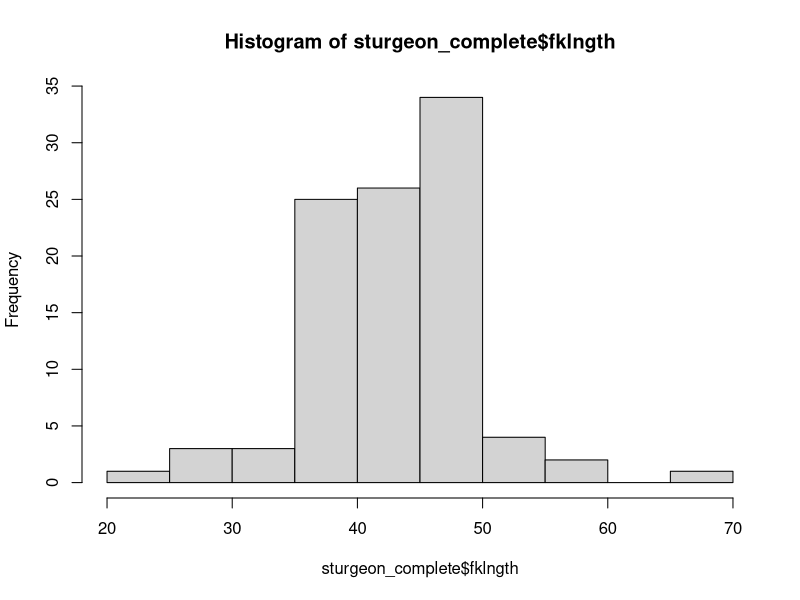
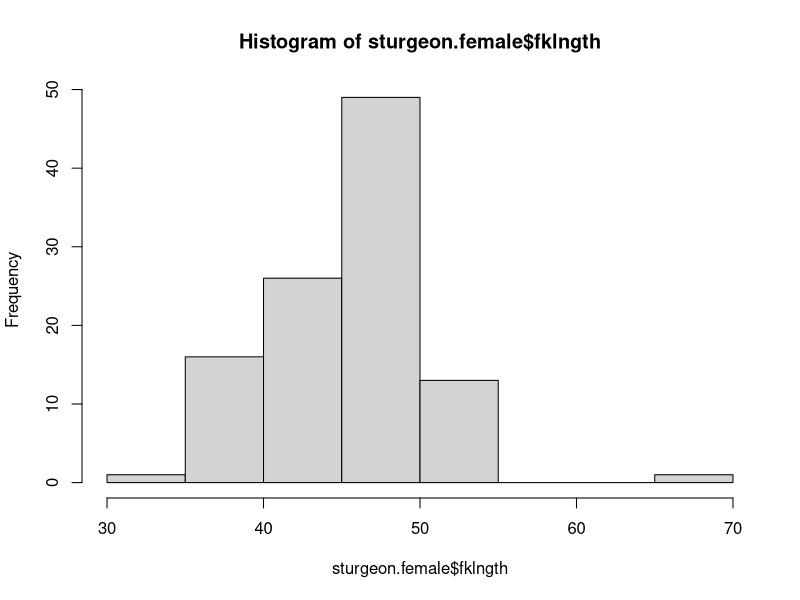
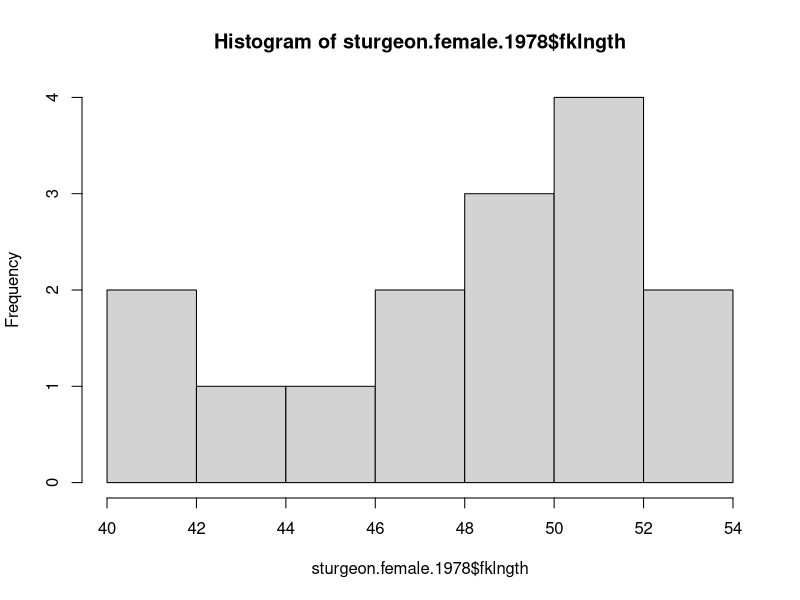
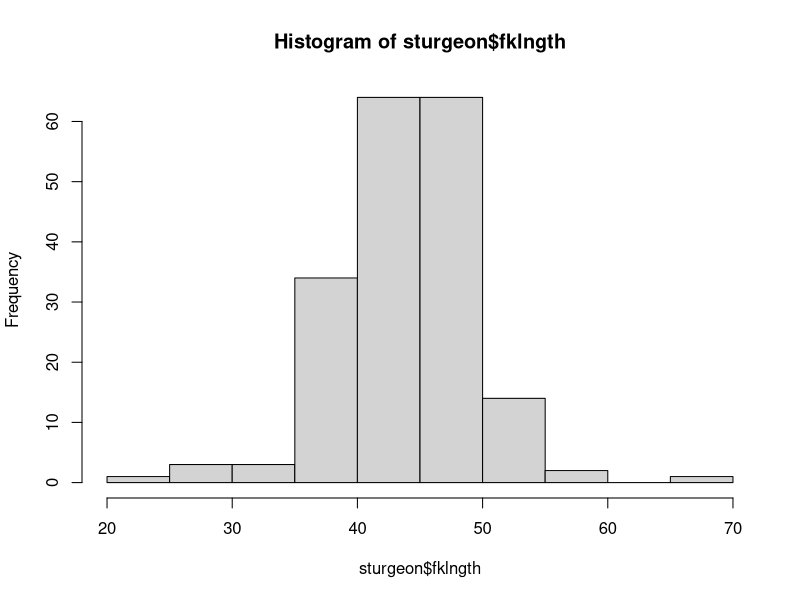
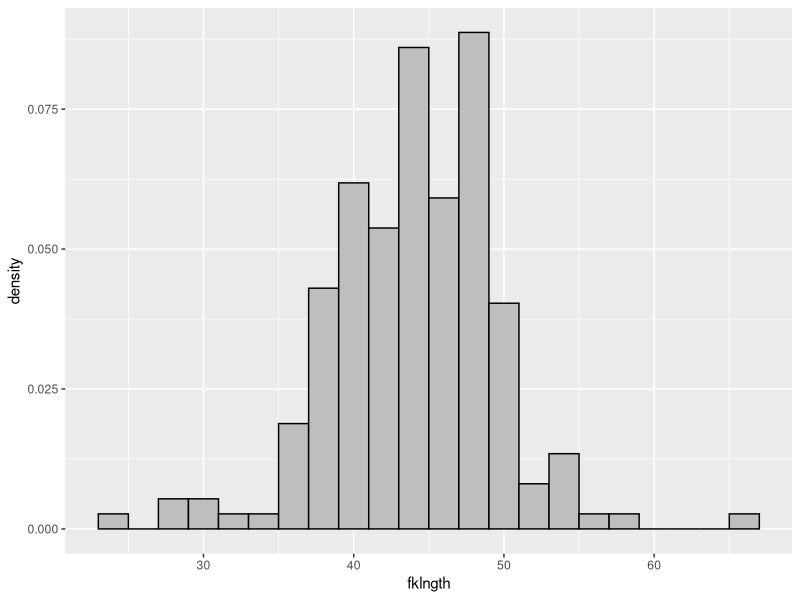
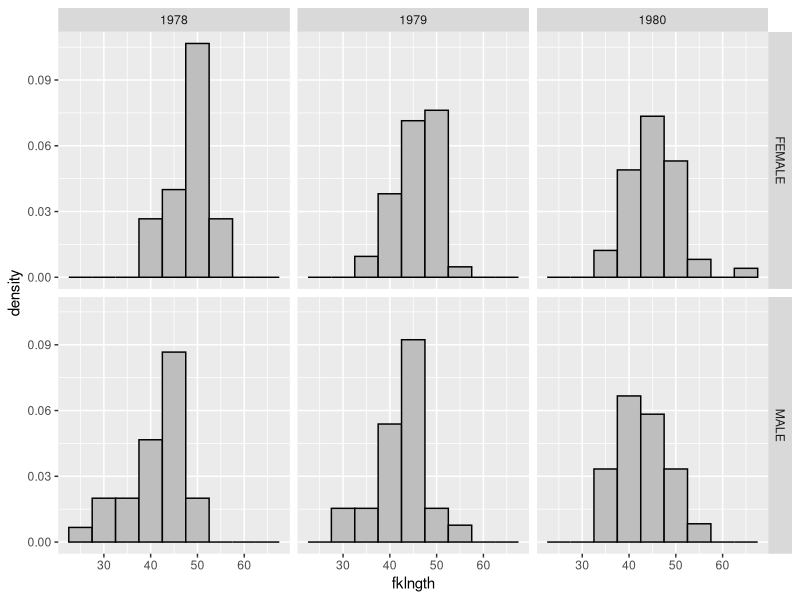
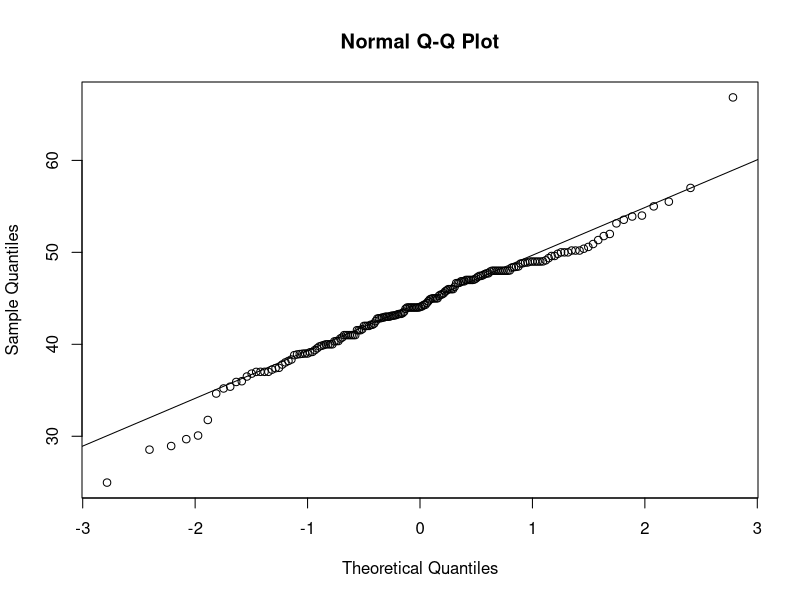
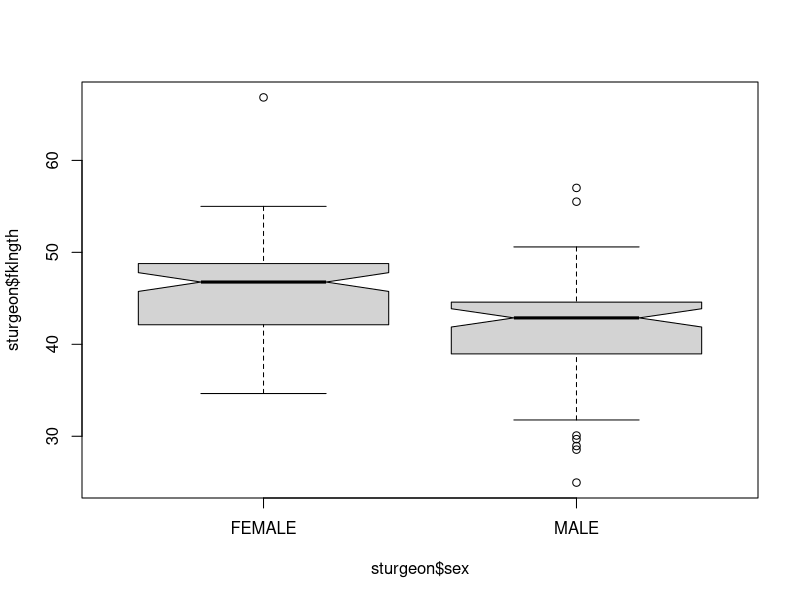

Reproduce these figures in R, in order.
#############################################################
# Exercise 1 - Introduction to R 
# By: Kristin Eccles
# Written in R 3.5.0

#############################################################
# Load Libraries
# Requires the ggplot2 package that is not part of base installation
# To install the package, uncomment the following line
#install.packages("ggplot2", dependencies=TRUE)
library(ggplot2)
library(lmtest)
library(car)
library(graphics)
library(corrplot)
library(psych)

# Load data
sturgeon= read.csv("sturgeon.csv")
sturgeon

#if the project file was set up properly then the wd (working directory) 
# will be set to the folder you created
getwd()
#setwd("/Users/kristineccles/Desktop/intro_to_r_setac")

#############################################################

#### Explore and modify the data ####

# Check to see if we have missing data
# Summarize the contents of the sturgeon dataframe
summary(sturgeon)
# the NA's will tell you how missing data values you have in each variable

# more detailed descriptive/ summary stats
describe(sturgeon)

# Clean the data if necessary
# if we had missing data we can remove 
# create new dataset without missing data 
sturgeon_complete = na.omit(sturgeon)
summary(sturgeon_complete)
#no missing data now

hist(sturgeon_complete$fklngth)

# Create a subset

sturgeon.female = subset(sturgeon, sex == "FEMALE")
hist(sturgeon.female$fklngth)

sturgeon.female.1978 <- subset(sturgeon, sex == "FEMALE" &
                                 year == "1978")
hist(sturgeon.female.1978$fklngth)

#############################################################
# Visualize the data 
# Make a histogram of the variable fklngth in the sturgeon
# this uses the base R plotting 
hist(sturgeon$fklngth)

# use "sturgeon" dataframe to make plot called mygraph
# and define x axis as representing fklngth

plot1 <- ggplot(sturgeon) +
  geom_histogram(aes(x = fklngth, y = ..density..),
                 binwidth = 2, fill = "grey", color = "black")
plot1
# Try changing the binwidth- what happens?

# Data distribution fklngth by subsets of sex and year
# split previous graph per year (rows) and sex (columns)
plot2 <- ggplot(sturgeon) +
  geom_histogram(aes(x = fklngth, y = ..density..),
                 binwidth = 5, fill = "grey", color = "black")+
  facet_grid(sex ~ year)
plot2

# QQ plot de fklngth
qqnorm(sturgeon$fklngth)
qqline(sturgeon$fklngth)
# Are there outliers?

# Boxplot of fklngth by sex, with whiskers
# base graphics
boxplot(sturgeon$fklngth ~ sturgeon$sex, notch = TRUE)

#ggplot2 version
plot3<-ggplot(sturgeon, aes(x=sex, y=fklngth))+ 
  geom_boxplot()+
  theme_minimal()
plot3

##############################################
#### T-Test ####
# Test to see if there is a difference in the fork length of male and female fish

# First test assumptions

# test for normality of raw data
shapiro.test(sturgeon_complete$fklngth)
# fail- these test are highly influenced by n
hist(sturgeon_complete$fklngth)
# not normal but ok- you can transform the variable to achieve normality

# test homogeneity of variance
leveneTest(fklngth~sex, data=sturgeon_complete)
# meets assumption of homogeneity of variance between groups

# Run the t-test- defualt is the Welch's two sample t-test
t.test(data=sturgeon_complete, fklngth~sex)
# there is a statically significant difference between fork length in the two groups

#### Anova ####
# Test to see if there is a difference in the fork length in females by year
# make some plots

plot4<-ggplot(sturgeon.female, aes(x=as.factor(year), y=fklngth))+ 
  geom_boxplot()+
  theme_minimal()
plot4

# Test assumptions
# test for normality of raw data
shapiro.test(sturgeon.female$fklngth) #fail test
hist(sturgeon.female$fklngth)
#not normal

#transform the variable 
shapiro.test(log10(sturgeon.female$fklngth)) #fail
hist(log10(sturgeon.female$fklngth))
#looks better

# test homogenity of variance
leveneTest(fklngth ~ as.factor(year), data=sturgeon.female)
# the variance is  homogenous between the three groups

# This is a typeI anova- testing between groups
anova1=anova(lm(fklngth~as.factor(year), data=sturgeon.female))
anova1

# p-value is high so we accept the H0, thereis no difference between the groups
# if we reject the H0 we would need to follow this up with a Tukey's post-hoc test
Tukey1= TukeyHSD(aov(fklngth~as.factor(year), data=sturgeon.female))
Tukey1
# no difference between groups

# plot the differences
plot(Tukey1)


##########################################################
#### Relational Statistics ####
# Scatterplot of fklngth as a function of age

# Matrix of scatterplots of all pairs of variables in dataframe sturgeon
# with lowess trace
pairs(sturgeon_complete[,1:7], panel = panel.smooth)

#### Correlation ####
cor=cor(sturgeon_complete[,1:7])
cor
#visualize the correlation martrix
corrplot(cor)

# testing correlation between two variables 
cor.test(sturgeon_complete$age, sturgeon_complete$fklngth)

#### Lienar regression ####
# test the relationship between fork length and age- linear model
lm1=lm(data=sturgeon_complete, fklngth~age)
summary(lm1)

# now just the females
lm2=lm(data=sturgeon.female, fklngth~age)
summary(lm2)

# test assumptions of residuals
# normality of residuals 
shapiro.test(resid(lm2)) #pass

# homoscedasticity of the residuals
bptest(lm2) #pass

# lack of serial autocorrelation in residuals
durbinWatsonTest(lm2) #pass

# linearity of residuals
resettest(lm2) #pass

# base graphics
plot(sturgeon_complete$fklngth ~sturgeon_complete$age)

#ggplot2 version
plot4<-ggplot(sturgeon, aes(x=age, y=fklngth))
plot4+ geom_point(size=5, shape=25, color="blue")
